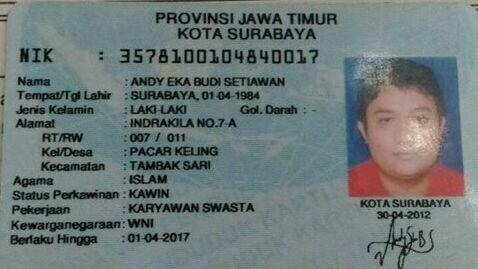
#> input picture OCR/Images/10090026_201801310642230906.jpeg, 478 x 269 px
$ python -i OCR_KK.PY   (imports and definitions only)
#> lines starting #> are read from the running program, lines starting #| are printed output that depends on the picture; after the words box and inside, x2 and y2 are one past the last pixel; in counts of white or black regions, pixels touching at a corner belong together
import cv2
import numpy as np
from PIL import Image as PILImage
from flask import Flask, request, jsonify
import cv2
import numpy as np
from google.cloud import vision_v1
import os
import re
import io


os.environ['GOOGLE_APPLICATION_CREDENTIALS'] = '#'

# [1 line not run here, left out]
# [210 lines that did not run here, left out]

def image_processing(image_path):

#> called with image_path = 'Images/10090026_201801310642230906.jpeg'
    img = cv2.imread(image_path,0)
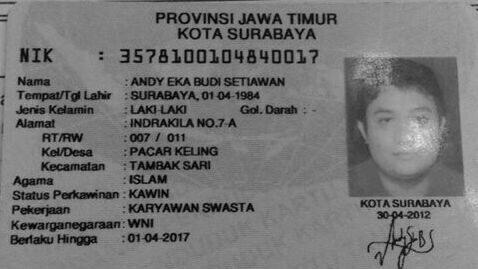
#> img: shape (269, 478); min 0, max 238, mean 116.6
    new_size = (3508,2480)
    img_resize = cv2.resize(img,new_size)
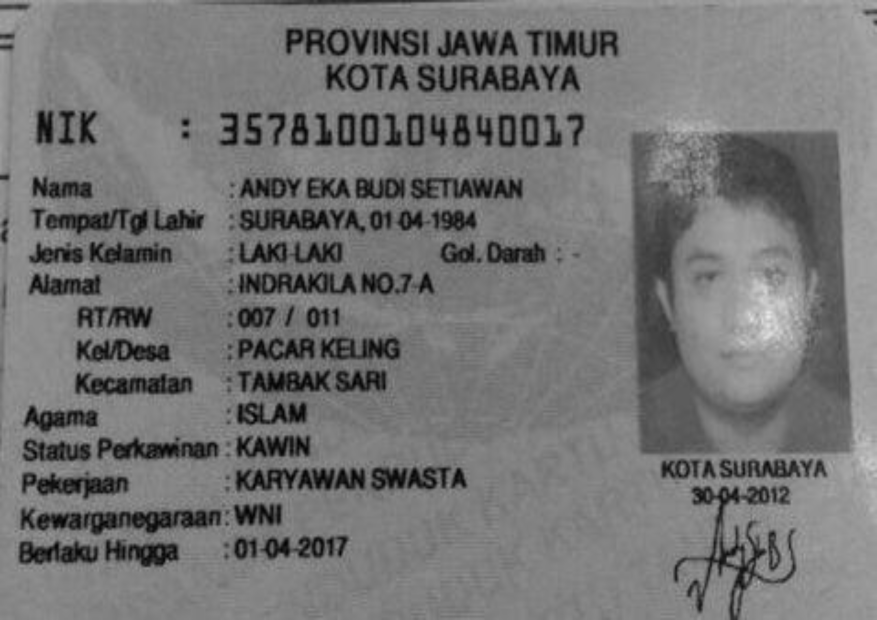
#> img_resize: shape (2480, 3508) (shown at 1/4 size); min 0, max 237, mean 116.4
    img_resize = cv2.resize(img,new_size)
    thresh,img_bin = cv2.threshold(img_resize,128,255,cv2.THRESH_BINARY |cv2.THRESH_OTSU)
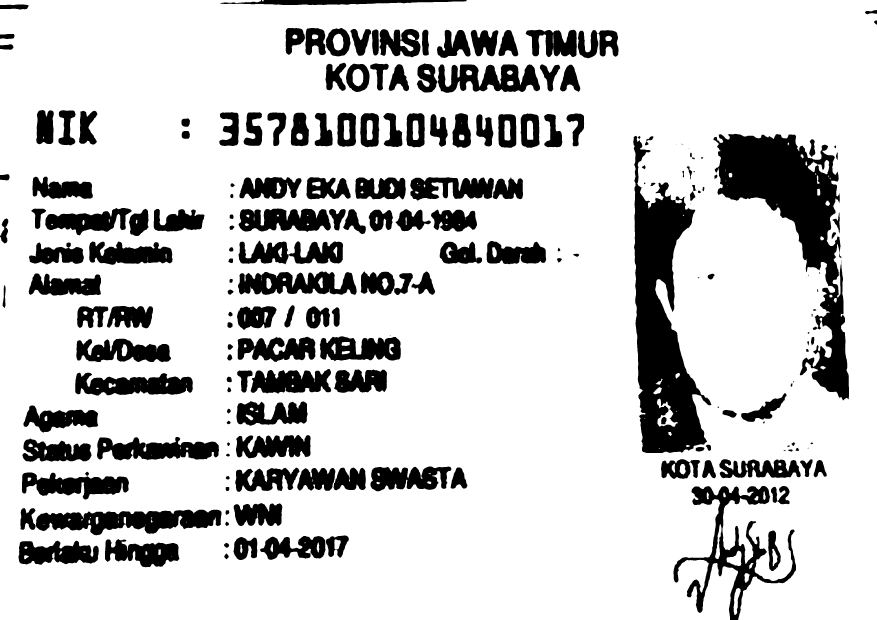
#> img_bin: shape (2480, 3508) (shown at 1/4 size); 81.2% white; 205 black regions (15 under 20 px), largest, box (x1, y1, x2, y2) and area: (2853, 535, 3396, 1602) 189849, (2533, 543, 2846, 1812) 187749, (2694, 1944, 3184, 2480) 57647
#> thresh = 94
    img_bin = 255-img_bin
    cv2.imwrite('Detected_Image.jpg',img_bin)
    kernel_len = np.array(img_resize).shape[1]//100
#> kernel_len = 35
    ver_kernel = cv2.getStructuringElement(cv2.MORPH_RECT, (1, kernel_len))
#> ver_kernel = 35 values from 1 to 1
    hor_kernel = cv2.getStructuringElement(cv2.MORPH_RECT, (kernel_len, 1))
    kernel = cv2.getStructuringElement(cv2.MORPH_RECT, (2, 2))
    image_1 = cv2.erode(img_bin, ver_kernel, iterations=3)
#> image_1: shape (2480, 3508); 2.7% white; 72 white regions (14 under 20 px), largest, box (x1, y1, x2, y2) and area: (2540, 594, 2796, 1761) 117512, (2883, 586, 3313, 1035) 79511, (3304, 1093, 3391, 1551) 14849
    vertical_lines = cv2.dilate(image_1, ver_kernel, iterations=3)
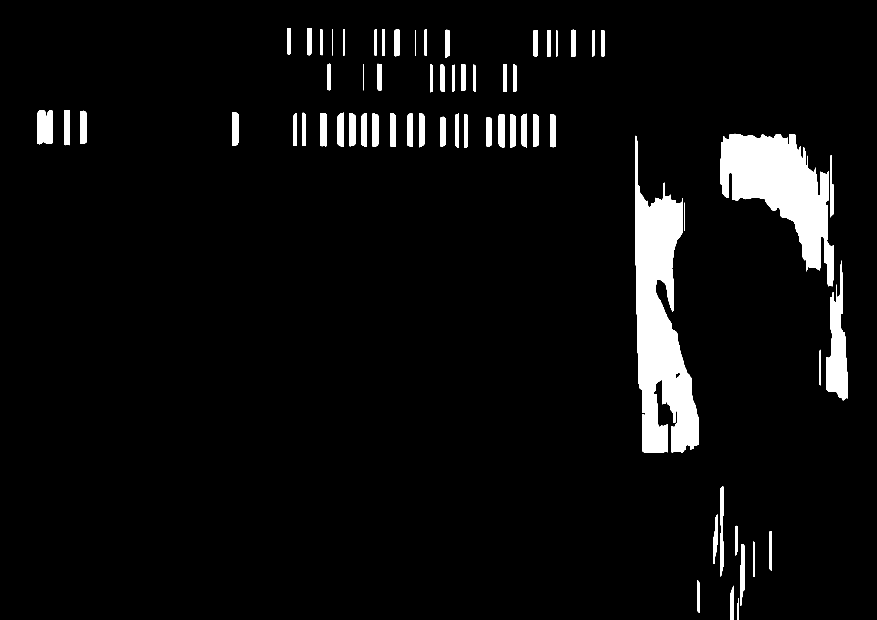
#> vertical_lines: shape (2480, 3508) (shown at 1/4 size); 5% white; 71 white regions, largest, box (x1, y1, x2, y2) and area: (2540, 543, 2796, 1812) 162596, (2883, 535, 3313, 1086) 124595, (3304, 1042, 3391, 1602) 25151
    cv2.imwrite("Detected_Image.jpg",vertical_lines)
    image_2 = cv2.erode(img_bin, hor_kernel, iterations=3)
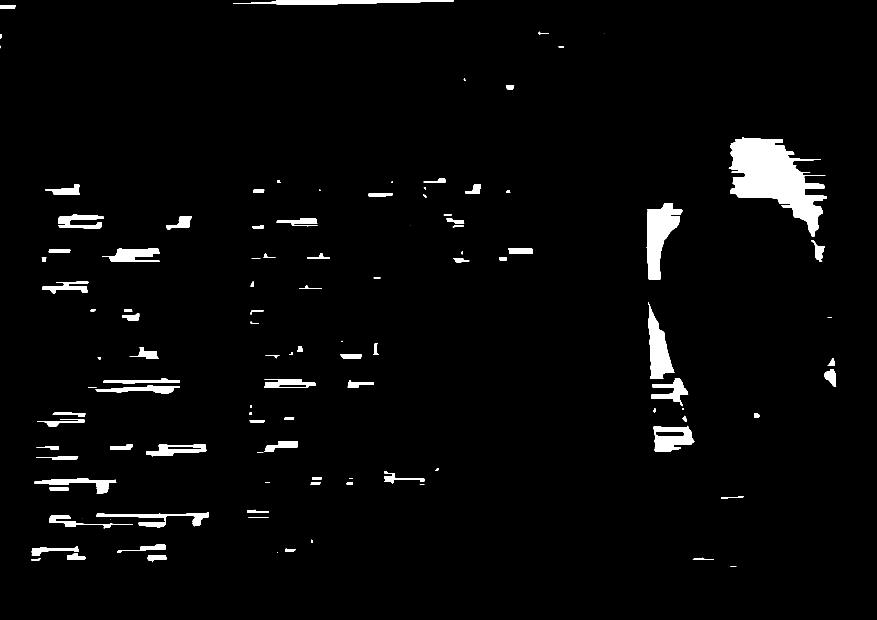
#> image_2: shape (2480, 3508) (shown at 1/4 size); 2.8% white; 116 white regions (8 under 20 px), largest, box (x1, y1, x2, y2) and area: (2915, 549, 3308, 945) 73854, (2587, 812, 2731, 1117) 22651, (2592, 1208, 2698, 1515) 15783
    horizontal_lines = cv2.dilate(image_2, hor_kernel, iterations=3)
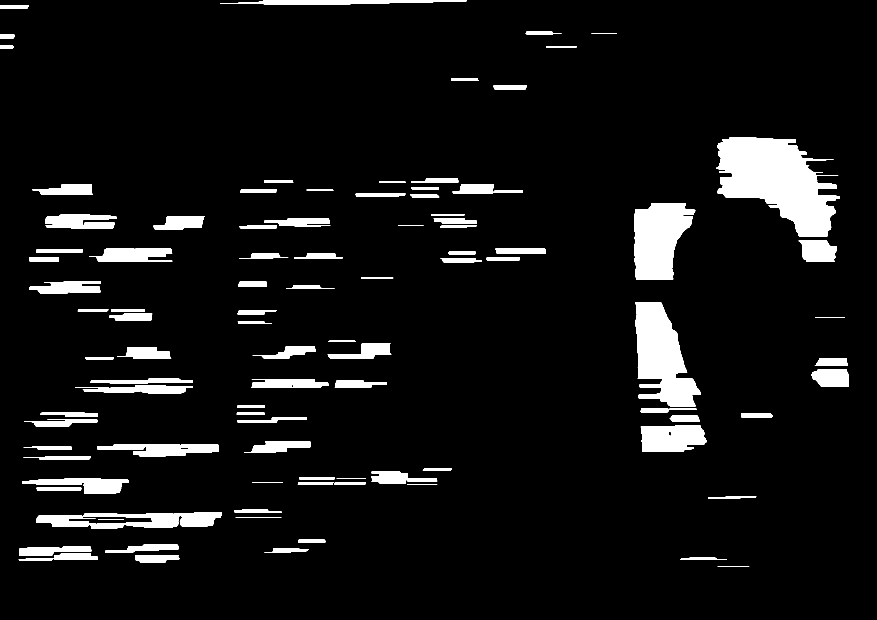
#> horizontal_lines: shape (2480, 3508) (shown at 1/4 size); 6.8% white; 112 white regions, largest, box (x1, y1, x2, y2) and area: (2864, 549, 3359, 945) 114246, (2541, 1208, 2804, 1625) 64109, (2536, 812, 2782, 1117) 53761
    cv2.imwrite("Detected_Image.jpg",horizontal_lines)
    img_vh = cv2.addWeighted(vertical_lines, 1, horizontal_lines, 1, 0.0)
#> img_vh: shape (2480, 3508); 8.8% white; 148 white regions, largest, box (x1, y1, x2, y2) and area: (2536, 543, 2828, 1812) 179120, (2864, 535, 3359, 1145) 138689, (3247, 1042, 3396, 1602) 29653
    img_vh = cv2.erode(~img_vh, kernel, iterations=2)
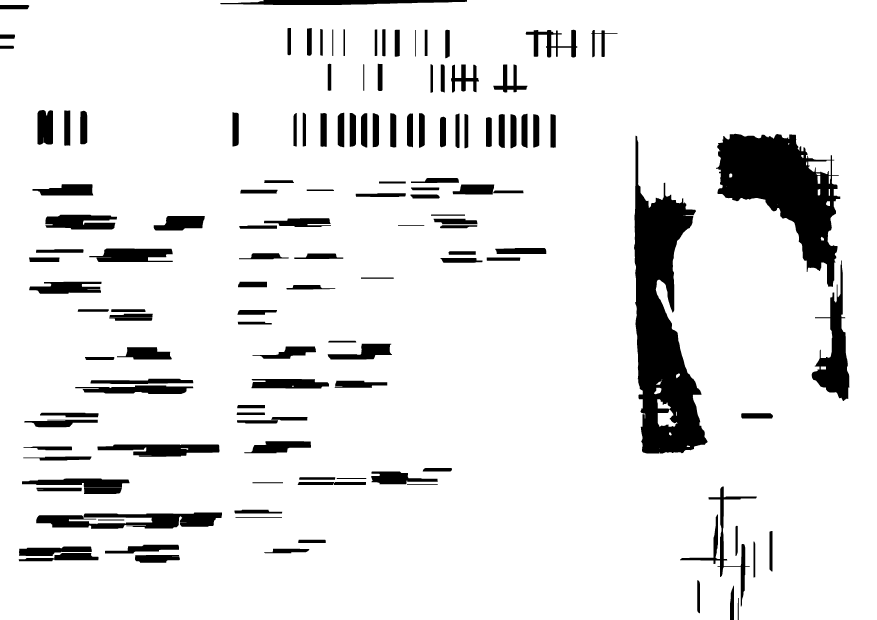
#> img_vh: shape (2480, 3508) (shown at 1/4 size); 90.3% white; 135 black regions
    thresh, img_vh = cv2.threshold(img_vh,128,255, cv2.THRESH_BINARY | cv2.THRESH_OTSU)
#> thresh = 0

    contours, _ = cv2.findContours(img_vh, cv2.RETR_TREE, cv2.CHAIN_APPROX_SIMPLE)
#> contours = 157 contours, 6 with area under 20; largest, box (x1, y1, x2, y2) and area: (0, 0, 3508, 2480) 8673321, (2535, 542, 2831, 1815) 191910, (2863, 534, 3362, 1148) 149748, (3246, 1041, 3399, 1605) 32937, (144, 2049, 889, 2116) 32874

    return contours,thresh,img_resize,img


# [160 lines left out: functions extract_text, extract_names, extract_nik, extract_gender, extract_tempat_lahir, extract_dob and 8 more, not called in this run]


# [2 lines not run here, left out]

>>> result = image_processing('Images/10090026_201801310642230906.jpeg')

$ run again, on OCR/Images/RUSKI.jpeg
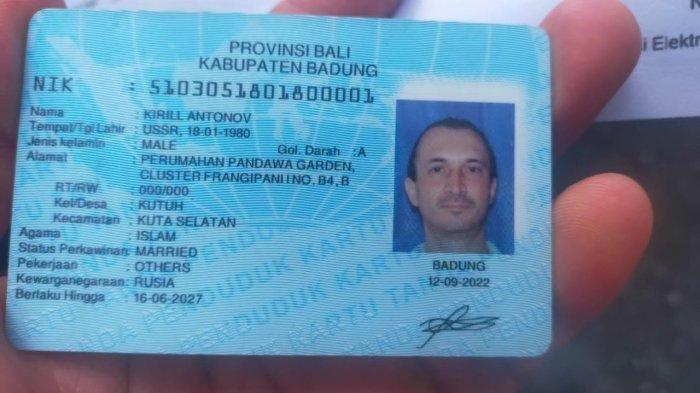
#> input picture OCR/Images/RUSKI.jpeg, 700 x 393 px
#> in image_processing, `thresh,img_bin = cv2.threshold(img_resize,128,255,cv2.THRESH_BINARY |c..`:
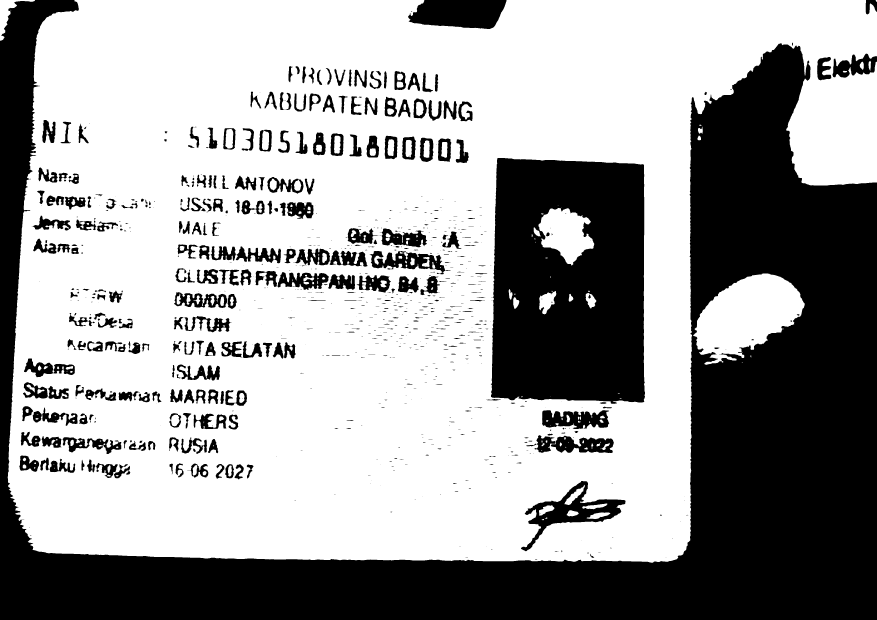
#> img_bin: shape (2480, 3508) (shown at 1/4 size); 62.5% white; 832 black regions (379 under 20 px), largest, box (x1, y1, x2, y2) and area: (0, 0, 3508, 2480) 2266914, (1963, 632, 2580, 1615) 535232, (1632, 0, 2026, 116) 36474
#> in image_processing, `thresh,img_bin = cv2.threshold(img_resize,128,255,cv2.THRESH_BINARY |c..`: thresh = 119
#> image_1: shape (2480, 3508); 28.1% white; 6 white regions (1 under 20 px), largest, box (x1, y1, x2, y2) and area: (0, 0, 3508, 2480) 2001465, (1968, 683, 2577, 1564) 425584, (1697, 0, 2004, 65) 16710, (3464, 0, 3477, 7) 63, (2315, 2031, 2320, 2038) 31
#> vertical_lines: shape (2480, 3508); 32.3% white; 6 white regions, box (x1, y1, x2, y2) and area: (0, 0, 3508, 2480) 2249223, (1968, 632, 2577, 1615) 530236, (1697, 0, 2004, 116) 32367, (3464, 0, 3477, 58) 726, (2315, 1980, 2320, 2089) 541, (2254, 1985, 2258, 2091) 419
#> image_2: shape (2480, 3508); 27.6% white; 23 white regions (9 under 20 px), largest, box (x1, y1, x2, y2) and area: (0, 195, 3508, 2480) 1906205, (2014, 638, 2529, 1602) 385456, (0, 0, 264, 1516) 77086
#> horizontal_lines: shape (2480, 3508); 32.2% white; 22 white regions, largest, box (x1, y1, x2, y2) and area: (0, 195, 3508, 2480) 2062112, (1963, 638, 2580, 1602) 516934, (0, 0, 315, 1516) 162715
#> in image_processing, `img_vh = cv2.erode(~img_vh, kernel, iterations=2)`:
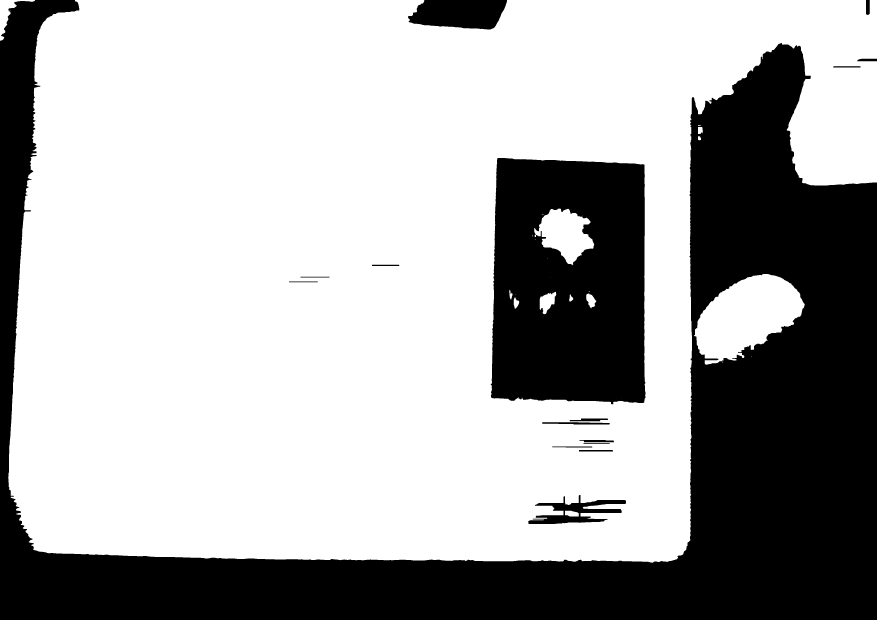
#> img_vh: shape (2480, 3508) (shown at 1/4 size); 66.9% white; 16 black regions
#> in image_processing, `thresh, img_vh = cv2.threshold(img_vh,128,255, cv2.THRESH_BINARY | cv2..`: thresh = 0
#> contours = 38 contours, 14 with area under 20; largest, box (x1, y1, x2, y2) and area: (33, 0, 3508, 2251) 6276777, (1962, 631, 2583, 1618) 578822, (2776, 1096, 3219, 1459) 97680, (2137, 834, 2377, 1061) 30740, (2112, 1979, 2505, 2097) 19872
